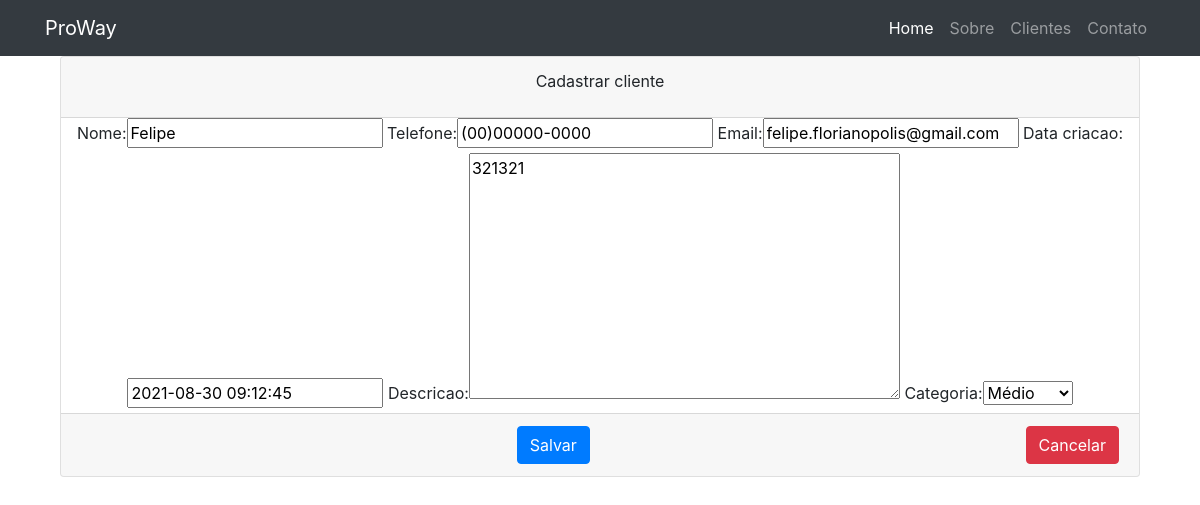
The app's page /cliente/edit/10/ with its own data.
### cliente/models.py (models this page shows, shortened)
class Cliente(models.Model):
    nome = models.CharField(max_length=100)
    telefone = models.CharField(max_length=25)
    email = models.CharField(max_length=100)
    data_criacao = models.DateTimeField(default=timezone.now)
    descricao = models.TextField(blank=True)
    categoria = models.ForeignKey(Categoria, on_delete=models.DO_NOTHING)

class Categoria(models.Model):
    nome = models.CharField(max_length=255)
    def __str__(self):
        return self.nome

### cliente/views.py (the view)
# urls.py: path('edit/<int:pk>/', views.edit, name="edit"),
def edit(request, pk):
    cliente = Cliente.objects.get(pk=pk)
    form = ClienteForm(instance=cliente)
    return render(request, 'cliente/form.html', {'cliente': cliente, 'form': form})

### cliente/form.py
class ClienteForm(ModelForm):
    class Meta:
        model = Cliente
        fields = "__all__"

### cliente/templates/cliente/form.html (shortened to what this page needs)
{% extends 'base.html' %}
{% block content %}
    <div class="col-lg-12 center">
        <div class="card card-primary">
            <div class="card-header">
                <div class="card-title">
                    Cadastrar cliente
                </div>
            </div>
            <form action="{% if cliente %}/cliente/update/{{ cliente.id }}/{% else %}/cliente/create/{% endif %}" method="POST">
                {{form}}
                <div class="card-footer">
                    <button type="submit" class="btn btn-primary">Salvar</button>
                    <a href="{% url 'cliente' %}" class="btn btn-danger float-right"
                    >Cancelar</a
                    >
                </div>
            </form>
        </div>
    </div>
{% endblock %}

### records on screen
Cliente: nome "Felipe", telefone "(00)00000-0000", email "felipe.florianopolis@gmail.com", data_criacao "2021-08-30 09:12:45", descricao "321321", categoria "Médio"
